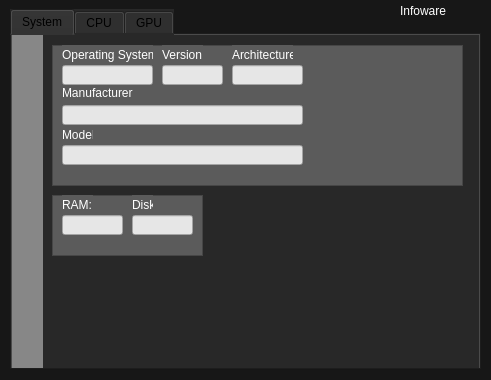
<?xml version="1.0" encoding="UTF-8"?>
<ui version="4.0">
 <class>main</class>
 <widget class="QWidget" name="main">
  <property name="enabled">
   <bool>true</bool>
  </property>
  <property name="geometry">
   <rect>
    <x>0</x>
    <y>0</y>
    <width>491</width>
    <height>380</height>
   </rect>
  </property>
  <property name="windowTitle">
   <string>Infoware</string>
  </property>
  <property name="windowIcon">
   <iconset>
    <normaloff>icon.png</normaloff>icon.png</iconset>
  </property>
  <property name="styleSheet">
   <string notr="true">background-color: rgb(23, 23, 23);
</string>
  </property>
  <widget class="QTabWidget" name="tabs">
   <property name="geometry">
    <rect>
     <x>10</x>
     <y>9</y>
     <width>471</width>
     <height>361</height>
    </rect>
   </property>
   <property name="styleSheet">
    <string notr="true">background-color: rgb(40, 40, 40);
font: 8pt &quot;MS Shell Dlg 2&quot;;
color: rgb(0, 0, 0);
</string>
   </property>
   <property name="currentIndex">
    <number>0</number>
   </property>
   <property name="tabsClosable">
    <bool>false</bool>
   </property>
   <property name="movable">
    <bool>false</bool>
   </property>
   <property name="tabBarAutoHide">
    <bool>false</bool>
   </property>
   <widget class="QWidget" name="System_tab">
    <property name="styleSheet">
     <string notr="true">color: rgb(255, 255, 255);</string>
    </property>
    <attribute name="title">
     <string>System</string>
    </attribute>
    <widget class="QWidget" name="LeftBar_System" native="true">
     <property name="geometry">
      <rect>
       <x>0</x>
       <y>-1</y>
       <width>31</width>
       <height>341</height>
      </rect>
     </property>
     <property name="styleSheet">
      <string notr="true">background-color: rgb(135, 135, 135);
</string>
     </property>
    </widget>
    <widget class="QFrame" name="System_Info">
     <property name="geometry">
      <rect>
       <x>40</x>
       <y>10</y>
       <width>411</width>
       <height>141</height>
      </rect>
     </property>
     <property name="styleSheet">
      <string notr="true">background-color: rgb(91, 91, 91);</string>
     </property>
     <property name="frameShape">
      <enum>QFrame::StyledPanel</enum>
     </property>
     <property name="frameShadow">
      <enum>QFrame::Raised</enum>
     </property>
     <widget class="QLineEdit" name="Manufacturer_display">
      <property name="geometry">
       <rect>
        <x>10</x>
        <y>60</y>
        <width>241</width>
        <height>20</height>
       </rect>
      </property>
      <property name="styleSheet">
       <string notr="true">background-color: rgb(230, 230, 230);
color: rgb(0, 0, 0);</string>
      </property>
      <property name="readOnly">
       <bool>true</bool>
      </property>
     </widget>
     <widget class="QLabel" name="Manufacturer_text">
      <property name="geometry">
       <rect>
        <x>10</x>
        <y>40</y>
        <width>71</width>
        <height>16</height>
       </rect>
      </property>
      <property name="text">
       <string>Manufacturer:</string>
      </property>
     </widget>
     <widget class="QLabel" name="Model_text">
      <property name="geometry">
       <rect>
        <x>10</x>
        <y>80</y>
        <width>31</width>
        <height>20</height>
       </rect>
      </property>
      <property name="text">
       <string>Model:</string>
      </property>
     </widget>
     <widget class="QLineEdit" name="Model_display">
      <property name="geometry">
       <rect>
        <x>10</x>
        <y>100</y>
        <width>241</width>
        <height>20</height>
       </rect>
      </property>
      <property name="styleSheet">
       <string notr="true">background-color: rgb(230, 230, 230);
color: rgb(0, 0, 0);</string>
      </property>
      <property name="readOnly">
       <bool>true</bool>
      </property>
     </widget>
     <widget class="QLabel" name="OS_text">
      <property name="geometry">
       <rect>
        <x>10</x>
        <y>0</y>
        <width>91</width>
        <height>20</height>
       </rect>
      </property>
      <property name="text">
       <string>Operating System:</string>
      </property>
     </widget>
     <widget class="QLineEdit" name="OS_display">
      <property name="geometry">
       <rect>
        <x>10</x>
        <y>20</y>
        <width>91</width>
        <height>20</height>
       </rect>
      </property>
      <property name="styleSheet">
       <string notr="true">background-color: rgb(230, 230, 230);
color: rgb(0, 0, 0);</string>
      </property>
      <property name="readOnly">
       <bool>true</bool>
      </property>
     </widget>
     <widget class="QLabel" name="Version_text">
      <property name="geometry">
       <rect>
        <x>110</x>
        <y>0</y>
        <width>41</width>
        <height>20</height>
       </rect>
      </property>
      <property name="text">
       <string>Version:</string>
      </property>
     </widget>
     <widget class="QLineEdit" name="Version_display">
      <property name="geometry">
       <rect>
        <x>110</x>
        <y>20</y>
        <width>61</width>
        <height>20</height>
       </rect>
      </property>
      <property name="styleSheet">
       <string notr="true">background-color: rgb(230, 230, 230);
color: rgb(0, 0, 0);</string>
      </property>
      <property name="readOnly">
       <bool>true</bool>
      </property>
     </widget>
     <widget class="QLabel" name="Arc_text">
      <property name="geometry">
       <rect>
        <x>180</x>
        <y>0</y>
        <width>61</width>
        <height>20</height>
       </rect>
      </property>
      <property name="text">
       <string>Architecture:</string>
      </property>
     </widget>
     <widget class="QLineEdit" name="Arc_display">
      <property name="geometry">
       <rect>
        <x>180</x>
        <y>20</y>
        <width>71</width>
        <height>20</height>
       </rect>
      </property>
      <property name="styleSheet">
       <string notr="true">background-color: rgb(230, 230, 230);
color: rgb(0, 0, 0);</string>
      </property>
      <property name="readOnly">
       <bool>true</bool>
      </property>
     </widget>
     <widget class="QLabel" name="OS_Logo">
      <property name="geometry">
       <rect>
        <x>260</x>
        <y>10</y>
        <width>141</width>
        <height>81</height>
       </rect>
      </property>
      <property name="styleSheet">
       <string notr="true"/>
      </property>
      <property name="text">
       <string/>
      </property>
     </widget>
     <widget class="QLabel" name="Company_Logo">
      <property name="geometry">
       <rect>
        <x>260</x>
        <y>90</y>
        <width>141</width>
        <height>31</height>
       </rect>
      </property>
      <property name="styleSheet">
       <string notr="true"/>
      </property>
      <property name="text">
       <string/>
      </property>
     </widget>
    </widget>
    <widget class="QFrame" name="System_Memory">
     <property name="geometry">
      <rect>
       <x>40</x>
       <y>160</y>
       <width>151</width>
       <height>61</height>
      </rect>
     </property>
     <property name="styleSheet">
      <string notr="true">background-color: rgb(91, 91, 91);</string>
     </property>
     <property name="frameShape">
      <enum>QFrame::StyledPanel</enum>
     </property>
     <property name="frameShadow">
      <enum>QFrame::Raised</enum>
     </property>
     <widget class="QLabel" name="RAM_text">
      <property name="geometry">
       <rect>
        <x>10</x>
        <y>0</y>
        <width>31</width>
        <height>20</height>
       </rect>
      </property>
      <property name="text">
       <string>RAM:</string>
      </property>
     </widget>
     <widget class="QLineEdit" name="RAM_display">
      <property name="geometry">
       <rect>
        <x>10</x>
        <y>20</y>
        <width>61</width>
        <height>20</height>
       </rect>
      </property>
      <property name="styleSheet">
       <string notr="true">background-color: rgb(230, 230, 230);
color: rgb(0, 0, 0);</string>
      </property>
      <property name="readOnly">
       <bool>true</bool>
      </property>
     </widget>
     <widget class="QLabel" name="Disk_text">
      <property name="geometry">
       <rect>
        <x>80</x>
        <y>0</y>
        <width>21</width>
        <height>20</height>
       </rect>
      </property>
      <property name="text">
       <string>Disk:</string>
      </property>
     </widget>
     <widget class="QLineEdit" name="Disk_display">
      <property name="geometry">
       <rect>
        <x>80</x>
        <y>20</y>
        <width>61</width>
        <height>20</height>
       </rect>
      </property>
      <property name="styleSheet">
       <string notr="true">background-color: rgb(230, 230, 230);
color: rgb(0, 0, 0);</string>
      </property>
      <property name="readOnly">
       <bool>true</bool>
      </property>
     </widget>
    </widget>
   </widget>
   <widget class="QWidget" name="CPU_tab">
    <property name="styleSheet">
     <string notr="true">color: rgb(255, 255, 255);</string>
    </property>
    <attribute name="title">
     <string>CPU</string>
    </attribute>
    <widget class="QWidget" name="LeftBar_CPU" native="true">
     <property name="geometry">
      <rect>
       <x>0</x>
       <y>0</y>
       <width>31</width>
       <height>341</height>
      </rect>
     </property>
     <property name="styleSheet">
      <string notr="true">background-color: rgb(135, 135, 135);
</string>
     </property>
    </widget>
    <widget class="QFrame" name="CPU_infos">
     <property name="geometry">
      <rect>
       <x>40</x>
       <y>10</y>
       <width>411</width>
       <height>101</height>
      </rect>
     </property>
     <property name="styleSheet">
      <string notr="true">background-color: rgb(91, 91, 91);</string>
     </property>
     <property name="frameShape">
      <enum>QFrame::StyledPanel</enum>
     </property>
     <property name="frameShadow">
      <enum>QFrame::Raised</enum>
     </property>
     <widget class="QLabel" name="Processor_text">
      <property name="geometry">
       <rect>
        <x>10</x>
        <y>0</y>
        <width>51</width>
        <height>16</height>
       </rect>
      </property>
      <property name="text">
       <string>Processor:</string>
      </property>
     </widget>
     <widget class="QLineEdit" name="Processor_display">
      <property name="geometry">
       <rect>
        <x>10</x>
        <y>20</y>
        <width>261</width>
        <height>20</height>
       </rect>
      </property>
      <property name="styleSheet">
       <string notr="true">background-color: rgb(230, 230, 230);
color: rgb(0, 0, 0);</string>
      </property>
      <property name="readOnly">
       <bool>true</bool>
      </property>
     </widget>
     <widget class="QLabel" name="Cores_text">
      <property name="geometry">
       <rect>
        <x>10</x>
        <y>40</y>
        <width>31</width>
        <height>16</height>
       </rect>
      </property>
      <property name="text">
       <string>Cores:</string>
      </property>
     </widget>
     <widget class="QLineEdit" name="Cores_display">
      <property name="geometry">
       <rect>
        <x>10</x>
        <y>60</y>
        <width>41</width>
        <height>20</height>
       </rect>
      </property>
      <property name="styleSheet">
       <string notr="true">background-color: rgb(230, 230, 230);
color: rgb(0, 0, 0);</string>
      </property>
      <property name="readOnly">
       <bool>true</bool>
      </property>
     </widget>
     <widget class="QLabel" name="Threads_text">
      <property name="geometry">
       <rect>
        <x>60</x>
        <y>40</y>
        <width>41</width>
        <height>16</height>
       </rect>
      </property>
      <property name="text">
       <string>Threads:</string>
      </property>
     </widget>
     <widget class="QLineEdit" name="Threads_display">
      <property name="geometry">
       <rect>
        <x>60</x>
        <y>60</y>
        <width>41</width>
        <height>20</height>
       </rect>
      </property>
      <property name="styleSheet">
       <string notr="true">background-color: rgb(230, 230, 230);
color: rgb(0, 0, 0);</string>
      </property>
      <property name="readOnly">
       <bool>true</bool>
      </property>
     </widget>
     <widget class="QLabel" name="CPULogo">
      <property name="geometry">
       <rect>
        <x>280</x>
        <y>10</y>
        <width>121</width>
        <height>81</height>
       </rect>
      </property>
      <property name="styleSheet">
       <string notr="true"/>
      </property>
      <property name="text">
       <string/>
      </property>
     </widget>
     <widget class="QLabel" name="Bits_text">
      <property name="geometry">
       <rect>
        <x>120</x>
        <y>40</y>
        <width>21</width>
        <height>16</height>
       </rect>
      </property>
      <property name="text">
       <string>Bits:</string>
      </property>
     </widget>
     <widget class="QLineEdit" name="Bits_display">
      <property name="geometry">
       <rect>
        <x>110</x>
        <y>60</y>
        <width>41</width>
        <height>20</height>
       </rect>
      </property>
      <property name="styleSheet">
       <string notr="true">background-color: rgb(230, 230, 230);
color: rgb(0, 0, 0);</string>
      </property>
      <property name="readOnly">
       <bool>true</bool>
      </property>
     </widget>
     <widget class="QLabel" name="Socket_text">
      <property name="geometry">
       <rect>
        <x>160</x>
        <y>40</y>
        <width>41</width>
        <height>16</height>
       </rect>
      </property>
      <property name="text">
       <string>Socket:</string>
      </property>
     </widget>
     <widget class="QLineEdit" name="Socket_display">
      <property name="geometry">
       <rect>
        <x>160</x>
        <y>60</y>
        <width>51</width>
        <height>20</height>
       </rect>
      </property>
      <property name="styleSheet">
       <string notr="true">background-color: rgb(230, 230, 230);
color: rgb(0, 0, 0);</string>
      </property>
      <property name="readOnly">
       <bool>true</bool>
      </property>
     </widget>
    </widget>
    <widget class="QFrame" name="CPU_clock">
     <property name="geometry">
      <rect>
       <x>40</x>
       <y>120</y>
       <width>191</width>
       <height>61</height>
      </rect>
     </property>
     <property name="styleSheet">
      <string notr="true">background-color: rgb(91, 91, 91);</string>
     </property>
     <property name="frameShape">
      <enum>QFrame::StyledPanel</enum>
     </property>
     <property name="frameShadow">
      <enum>QFrame::Raised</enum>
     </property>
     <widget class="QLabel" name="BaseClock_text">
      <property name="geometry">
       <rect>
        <x>10</x>
        <y>0</y>
        <width>61</width>
        <height>16</height>
       </rect>
      </property>
      <property name="text">
       <string> Base Clock:</string>
      </property>
     </widget>
     <widget class="QLabel" name="MaximumClock_text">
      <property name="geometry">
       <rect>
        <x>100</x>
        <y>0</y>
        <width>81</width>
        <height>16</height>
       </rect>
      </property>
      <property name="text">
       <string>Maximum Clock:</string>
      </property>
     </widget>
     <widget class="QLineEdit" name="MaximumClock_display">
      <property name="geometry">
       <rect>
        <x>100</x>
        <y>20</y>
        <width>81</width>
        <height>20</height>
       </rect>
      </property>
      <property name="styleSheet">
       <string notr="true">background-color: rgb(230, 230, 230);
color: rgb(0, 0, 0);</string>
      </property>
      <property name="readOnly">
       <bool>true</bool>
      </property>
     </widget>
     <widget class="QLineEdit" name="BaseClock_display">
      <property name="geometry">
       <rect>
        <x>10</x>
        <y>20</y>
        <width>81</width>
        <height>20</height>
       </rect>
      </property>
      <property name="styleSheet">
       <string notr="true">background-color: rgb(230, 230, 230);
color: rgb(0, 0, 0);</string>
      </property>
      <property name="readOnly">
       <bool>true</bool>
      </property>
     </widget>
    </widget>
   </widget>
   <widget class="QWidget" name="GPU_tab">
    <property name="styleSheet">
     <string notr="true">color: rgb(255, 255, 255);</string>
    </property>
    <attribute name="title">
     <string>GPU</string>
    </attribute>
    <widget class="QWidget" name="LeftBar_GPU" native="true">
     <property name="geometry">
      <rect>
       <x>0</x>
       <y>0</y>
       <width>31</width>
       <height>341</height>
      </rect>
     </property>
     <property name="styleSheet">
      <string notr="true">background-color: rgb(135, 135, 135);
</string>
     </property>
    </widget>
    <widget class="QFrame" name="CPU_clock_2">
     <property name="geometry">
      <rect>
       <x>40</x>
       <y>10</y>
       <width>411</width>
       <height>101</height>
      </rect>
     </property>
     <property name="styleSheet">
      <string notr="true">background-color: rgb(91, 91, 91);</string>
     </property>
     <property name="frameShape">
      <enum>QFrame::StyledPanel</enum>
     </property>
     <property name="frameShadow">
      <enum>QFrame::Raised</enum>
     </property>
     <widget class="QLabel" name="GraphicsCard_text">
      <property name="geometry">
       <rect>
        <x>10</x>
        <y>0</y>
        <width>71</width>
        <height>16</height>
       </rect>
      </property>
      <property name="text">
       <string>Graphics Card:</string>
      </property>
     </widget>
     <widget class="QLineEdit" name="GraphicsCard_display">
      <property name="geometry">
       <rect>
        <x>10</x>
        <y>20</y>
        <width>261</width>
        <height>20</height>
       </rect>
      </property>
      <property name="styleSheet">
       <string notr="true">background-color: rgb(230, 230, 230);
color: rgb(0, 0, 0);</string>
      </property>
      <property name="text">
       <string/>
      </property>
      <property name="readOnly">
       <bool>true</bool>
      </property>
     </widget>
     <widget class="QLabel" name="Type_text">
      <property name="geometry">
       <rect>
        <x>70</x>
        <y>40</y>
        <width>31</width>
        <height>16</height>
       </rect>
      </property>
      <property name="text">
       <string>Type:</string>
      </property>
     </widget>
     <widget class="QLineEdit" name="Type_display">
      <property name="geometry">
       <rect>
        <x>70</x>
        <y>60</y>
        <width>201</width>
        <height>20</height>
       </rect>
      </property>
      <property name="styleSheet">
       <string notr="true">background-color: rgb(230, 230, 230);
color: rgb(0, 0, 0);</string>
      </property>
      <property name="text">
       <string/>
      </property>
      <property name="readOnly">
       <bool>true</bool>
      </property>
     </widget>
     <widget class="QLabel" name="VRAM_text">
      <property name="geometry">
       <rect>
        <x>10</x>
        <y>40</y>
        <width>31</width>
        <height>16</height>
       </rect>
      </property>
      <property name="text">
       <string>VRAM:</string>
      </property>
     </widget>
     <widget class="QLineEdit" name="VRAM_display">
      <property name="geometry">
       <rect>
        <x>10</x>
        <y>60</y>
        <width>51</width>
        <height>20</height>
       </rect>
      </property>
      <property name="styleSheet">
       <string notr="true">background-color: rgb(230, 230, 230);
color: rgb(0, 0, 0);</string>
      </property>
      <property name="text">
       <string/>
      </property>
      <property name="readOnly">
       <bool>true</bool>
      </property>
     </widget>
    </widget>
   </widget>
  </widget>
  <widget class="QLabel" name="Infoware">
   <property name="geometry">
    <rect>
     <x>400</x>
     <y>0</y>
     <width>81</width>
     <height>21</height>
    </rect>
   </property>
   <property name="styleSheet">
    <string notr="true">font: 75 15pt &quot;MS Shell Dlg 2&quot;;
color: rgb(255, 255, 255);
</string>
   </property>
   <property name="text">
    <string>Infoware</string>
   </property>
  </widget>
 </widget>
 <resources/>
 <connections/>
</ui>
